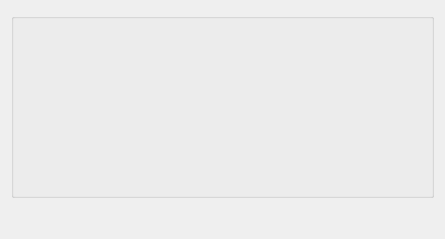
<?xml version="1.0" encoding="UTF-8"?>
<ui version="4.0">
 <class>PyDialog</class>
 <widget class="QDialog" name="PyDialog">
  <property name="geometry">
   <rect>
    <x>0</x>
    <y>0</y>
    <width>445</width>
    <height>239</height>
   </rect>
  </property>
  <property name="windowTitle">
   <string>Dialog</string>
  </property>
  <layout class="QGridLayout" name="gridLayout">
   <item row="1" column="0" colspan="3">
    <widget class="QGroupBox" name="groupBox">
     <property name="enabled">
      <bool>true</bool>
     </property>
     <property name="sizePolicy">
      <sizepolicy hsizetype="Expanding" vsizetype="Expanding">
       <horstretch>0</horstretch>
       <verstretch>0</verstretch>
      </sizepolicy>
     </property>
     <property name="cursor">
      <cursorShape>PointingHandCursor</cursorShape>
     </property>
     <property name="autoFillBackground">
      <bool>false</bool>
     </property>
     <property name="title">
      <string/>
     </property>
    </widget>
   </item>
   <item row="0" column="1">
    <spacer name="verticalSpacer_2">
     <property name="orientation">
      <enum>Qt::Vertical</enum>
     </property>
     <property name="sizeType">
      <enum>QSizePolicy::Fixed</enum>
     </property>
     <property name="sizeHint" stdset="0">
      <size>
       <width>20</width>
       <height>2</height>
      </size>
     </property>
    </spacer>
   </item>
   <item row="2" column="0">
    <spacer name="verticalSpacer">
     <property name="orientation">
      <enum>Qt::Vertical</enum>
     </property>
     <property name="sizeType">
      <enum>QSizePolicy::Fixed</enum>
     </property>
     <property name="sizeHint" stdset="0">
      <size>
       <width>10</width>
       <height>30</height>
      </size>
     </property>
    </spacer>
   </item>
  </layout>
 </widget>
 <resources/>
 <connections/>
</ui>
